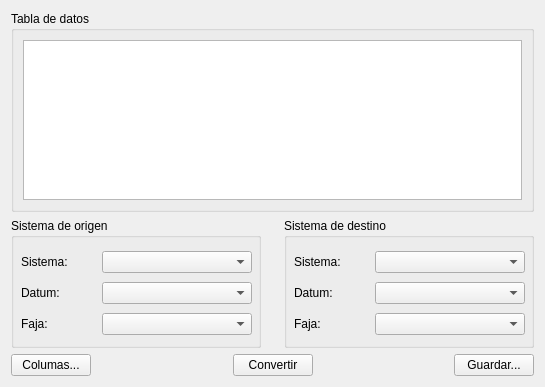
<?xml version="1.0" encoding="UTF-8"?>
<ui version="4.0">
 <class>TableView</class>
 <widget class="QWidget" name="TableView">
  <property name="geometry">
   <rect>
    <x>0</x>
    <y>0</y>
    <width>545</width>
    <height>387</height>
   </rect>
  </property>
  <property name="windowTitle">
   <string>Form</string>
  </property>
  <layout class="QVBoxLayout" name="verticalLayout">
   <item>
    <widget class="QGroupBox" name="groupBox">
     <property name="title">
      <string>Tabla de datos</string>
     </property>
     <layout class="QGridLayout" name="gridLayout">
      <item row="0" column="0">
       <widget class="QTableWidget" name="multiPointTable"/>
      </item>
     </layout>
    </widget>
   </item>
   <item>
    <layout class="QHBoxLayout" name="horizontalLayout_2">
     <property name="spacing">
      <number>0</number>
     </property>
     <property name="leftMargin">
      <number>0</number>
     </property>
     <item>
      <widget class="QGroupBox" name="groupBox_3">
       <property name="minimumSize">
        <size>
         <width>250</width>
         <height>130</height>
        </size>
       </property>
       <property name="maximumSize">
        <size>
         <width>250</width>
         <height>130</height>
        </size>
       </property>
       <property name="title">
        <string>Sistema de origen</string>
       </property>
       <widget class="QWidget" name="layoutWidget">
        <property name="geometry">
         <rect>
          <x>10</x>
          <y>30</y>
          <width>231</width>
          <height>91</height>
         </rect>
        </property>
        <layout class="QGridLayout" name="gridLayout_4">
         <item row="0" column="0">
          <widget class="QLabel" name="initialSystemLabel">
           <property name="text">
            <string>Sistema: </string>
           </property>
          </widget>
         </item>
         <item row="0" column="1">
          <widget class="QComboBox" name="initialSystemComboBox">
           <property name="minimumSize">
            <size>
             <width>150</width>
             <height>0</height>
            </size>
           </property>
          </widget>
         </item>
         <item row="1" column="0">
          <widget class="QLabel" name="initialDatumLabel">
           <property name="text">
            <string>Datum: </string>
           </property>
          </widget>
         </item>
         <item row="1" column="1">
          <widget class="QComboBox" name="initialDatumComboBox">
           <property name="minimumSize">
            <size>
             <width>150</width>
             <height>0</height>
            </size>
           </property>
          </widget>
         </item>
         <item row="2" column="0">
          <widget class="QLabel" name="initialZoneLabel">
           <property name="text">
            <string>Faja: </string>
           </property>
          </widget>
         </item>
         <item row="2" column="1">
          <widget class="QComboBox" name="initialZoneComboBox">
           <property name="minimumSize">
            <size>
             <width>150</width>
             <height>0</height>
            </size>
           </property>
          </widget>
         </item>
        </layout>
       </widget>
      </widget>
     </item>
     <item>
      <spacer name="horizontalSpacer">
       <property name="orientation">
        <enum>Qt::Horizontal</enum>
       </property>
       <property name="sizeHint" stdset="0">
        <size>
         <width>40</width>
         <height>20</height>
        </size>
       </property>
      </spacer>
     </item>
     <item>
      <widget class="QGroupBox" name="groupBox_4">
       <property name="minimumSize">
        <size>
         <width>250</width>
         <height>130</height>
        </size>
       </property>
       <property name="maximumSize">
        <size>
         <width>250</width>
         <height>130</height>
        </size>
       </property>
       <property name="title">
        <string>Sistema de destino</string>
       </property>
       <widget class="QWidget" name="layoutWidget_2">
        <property name="geometry">
         <rect>
          <x>10</x>
          <y>30</y>
          <width>231</width>
          <height>91</height>
         </rect>
        </property>
        <layout class="QGridLayout" name="gridLayout_5">
         <item row="0" column="0">
          <widget class="QLabel" name="finalSystemLabel">
           <property name="text">
            <string>Sistema: </string>
           </property>
          </widget>
         </item>
         <item row="0" column="1">
          <widget class="QComboBox" name="finalSystemComboBox">
           <property name="minimumSize">
            <size>
             <width>150</width>
             <height>0</height>
            </size>
           </property>
          </widget>
         </item>
         <item row="1" column="0">
          <widget class="QLabel" name="finalDatumLabel">
           <property name="text">
            <string>Datum: </string>
           </property>
          </widget>
         </item>
         <item row="1" column="1">
          <widget class="QComboBox" name="finalDatumComboBox">
           <property name="minimumSize">
            <size>
             <width>150</width>
             <height>0</height>
            </size>
           </property>
          </widget>
         </item>
         <item row="2" column="0">
          <widget class="QLabel" name="finalZoneLabel">
           <property name="text">
            <string>Faja: </string>
           </property>
          </widget>
         </item>
         <item row="2" column="1">
          <widget class="QComboBox" name="finalZoneComboBox">
           <property name="minimumSize">
            <size>
             <width>150</width>
             <height>0</height>
            </size>
           </property>
          </widget>
         </item>
        </layout>
       </widget>
      </widget>
     </item>
    </layout>
   </item>
   <item>
    <layout class="QHBoxLayout" name="horizontalLayout">
     <property name="spacing">
      <number>0</number>
     </property>
     <item>
      <widget class="QPushButton" name="columnsButton">
       <property name="text">
        <string>Columas...</string>
       </property>
      </widget>
     </item>
     <item>
      <spacer name="horizontalSpacer_3">
       <property name="orientation">
        <enum>Qt::Horizontal</enum>
       </property>
       <property name="sizeHint" stdset="0">
        <size>
         <width>34</width>
         <height>21</height>
        </size>
       </property>
      </spacer>
     </item>
     <item>
      <widget class="QPushButton" name="convertButton">
       <property name="sizePolicy">
        <sizepolicy hsizetype="Minimum" vsizetype="Preferred">
         <horstretch>0</horstretch>
         <verstretch>0</verstretch>
        </sizepolicy>
       </property>
       <property name="text">
        <string>Convertir</string>
       </property>
      </widget>
     </item>
     <item>
      <spacer name="horizontalSpacer_4">
       <property name="orientation">
        <enum>Qt::Horizontal</enum>
       </property>
       <property name="sizeHint" stdset="0">
        <size>
         <width>40</width>
         <height>20</height>
        </size>
       </property>
      </spacer>
     </item>
     <item>
      <widget class="QPushButton" name="SaveButton">
       <property name="text">
        <string>Guardar...</string>
       </property>
      </widget>
     </item>
    </layout>
   </item>
  </layout>
 </widget>
 <resources/>
 <connections/>
</ui>
